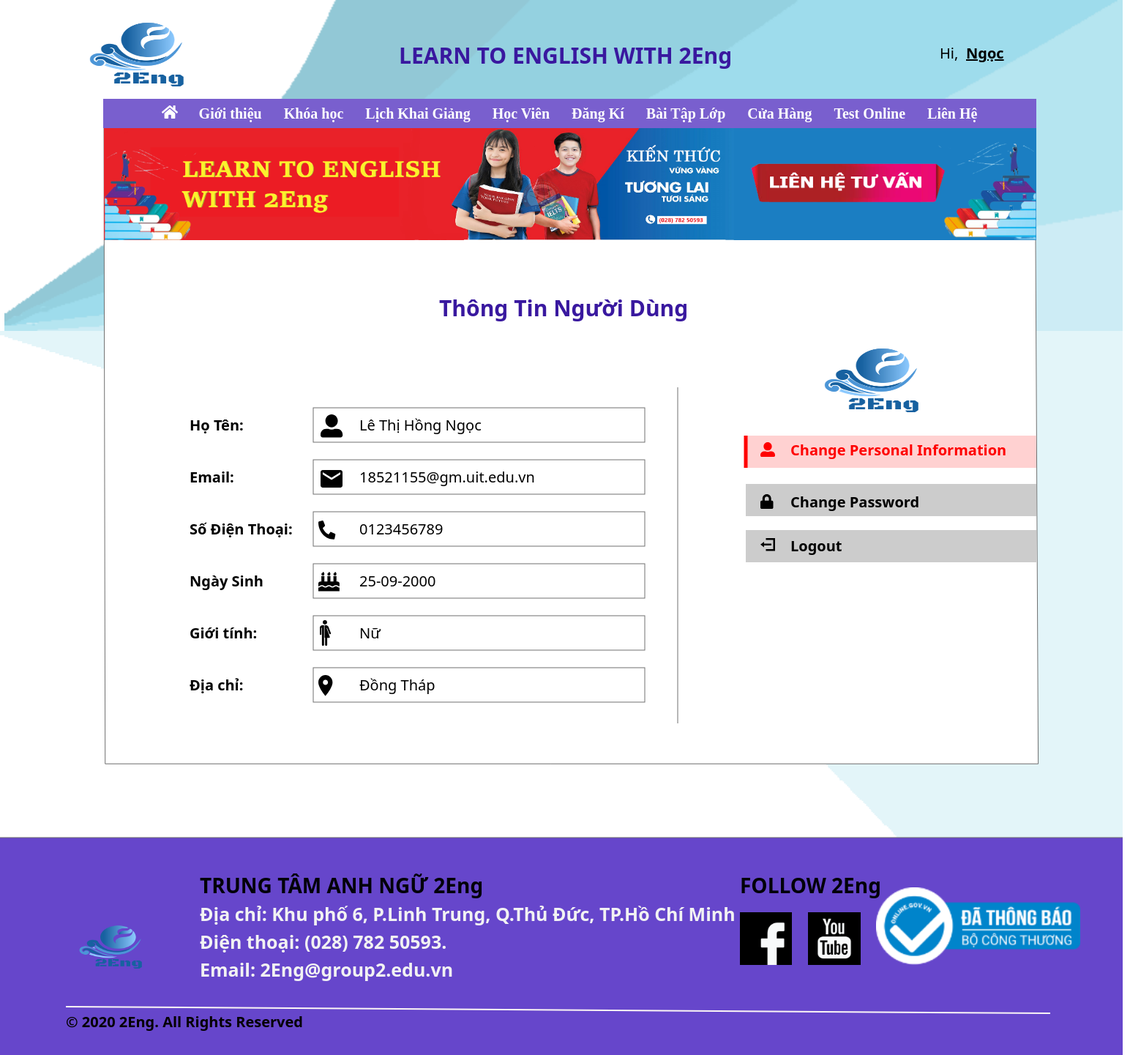
The page /infoUser/infoUser.php (signed in) on the database its author committed.
### tables this page shows
create table NguoiDung (UserID char(10), Password char(200), Firstname nvarchar(30), Lastname nvarchar(10), Email varchar(50), GioiTinh nvarchar(5), NgaySinh varchar(10), DiaChi nvarchar(100), SDT varchar(15), LoaiTK char(2), code char(6));

### include/config.php (called while the page is built, shortened)
<?php
$connect = 0;
function connect_db()
{
	global $connect;
	if($connect == 0){
		$connect = 1;
	}
}
function disconnect_db()
{
	global $connect;
	if ($connect == 1){
		$connect = 0;
    }
}
function session(){
	global $conn;
	$user_check = $_SESSION['UserID'];
	$ses_sql = mysqli_query($conn,"select UserID from NguoiDung where UserID = '$user_check' ") or die("Failed to query database");
	$row = mysqli_fetch_array($ses_sql);
	$login_session = $row['UserID'];
	return $login_session;
}
function get_NguoiDungWithUserID($UserID)
{
	global $conn;
	$UserID = $conn -> real_escape_string($UserID);
	$query = mysqli_query($conn, "select * from NguoiDung where UserID = '$UserID'") or die("Failed to query database");
	$row = mysqli_fetch_assoc($query);
	return $row;
}
function check_NguoiDung($UserID)
{
	global $conn;
	$UserID = $conn -> real_escape_string($UserID);
	$query = mysqli_query($conn, "select * from NguoiDung where UserID = '$UserID'") or die("Failed to query database");
	$row = mysqli_fetch_assoc($query);
	return $row;
}
?>

### infoUser/infoUser.php (the view, shortened to what this page needs)
<!DOCTYPE html>
<html>
<head>
<link rel="stylesheet" href="./css/infoUser.css">
</head>
<body>
<?php
	include("include/config.php");
	$user_login = session();
	$info_user = check_NguoiDung($user_login);
	$row = get_NguoiDungWithUserID($user_login);
?>
<div id="Web_1920__1">
	<img id="ID1" src="img/ID1.png">
	<svg class="Path_1" viewBox="-6.986 0 1276.626 871.325">
		<path id="Path_1" d="M -6.986007690429688 0 L 616.3311157226563 0 L 1265.245849609375 0 L 1269.639770507813 871.3246459960938 L 603.1038818359375 871.3246459960938 L -5.2960205078125 871.3246459960938 L -6.986007690429688 0 Z">
		</path>
	</svg>
	<div id="LEARN_TO_ENGLISH_WITH_2Eng">
		<span>LEARN TO ENGLISH WITH 2Eng</span>
	</div>
	<div id="Group_18">
		<svg class="Rectangle_14">
			<rect id="Rectangle_14" rx="0" ry="0" x="0" y="0" width="1802" height="299">
			</rect>
		</svg>
		<div id="TRUNG_TM_ANH_NG_2Eng_a_ch_Khu_">
			<span>TRUNG TÂM ANH NGỮ 2Eng</span><br><span style="font-size:25px;color:rgba(242,242,243,1);">Địa chỉ: Khu phố 6, P.Linh Trung, Q.Thủ Đức, TP.Hồ Chí Minh<br/>Điện thoại: (028) 782 50593.<br/>Email: 2Eng@group2.edu.vn</span>
		</div>
		<svg class="Line_16" viewBox="0 0 1345 9">
			<path id="Line_16" d="M 0 0 L 1345 9">
			</path>
		</svg>
		<div id="_2020_2Eng_All_Rights_Reserved">
			<span>© 2020 2Eng. All Rights Reserved</span>
		</div>
		<div id="Group_17">
			<div id="FOLLOW_2Eng__">
				<span>FOLLOW 2Eng<br/></span><br>
			</div>
			<img id="Image_1" src="img/Image_1.png">
			<img id="Image_2" src="img/Image_2.png">
		</div>
		<img id="logo-da-thong-bao-website-voi-" src="img/logo-da-thong-bao-website-voi-.png">
	</div>
	<img id="form-login-popup" src="img/form-login-popup.png">
	<img id="Image_4" src="img/Image_41.png">
	<img id="Image_4_x" src="img/Image_41.png">
	<div id="User_Profile">
		<span>Thông Tin Người Dùng</span>
	</div>
	<div id="Username">
		<span>Họ Tên:</span>
	</div>
	<svg class="Rectangle_15">
		<rect id="Rectangle_15" rx="0" ry="0" x="0" y="0" width="453" height="47">
		</rect>
	</svg>
	<div id="Email">
		<span>Email:</span>
	</div>
	<div id="Number_Phone">
		<span>Số Điện Thoại:</span>
	</div>
	<div id="Gii_tnh">
		<span>Giới tính:</span>
	</div>
	<div id="a_ch">
		<span>Địa chỉ:</span>
	</div>
	<div id="Ngy_Sinh">
		<span>Ngày Sinh</span>
	</div>
	<svg class="Rectangle_16">
		<rect id="Rectangle_16" rx="0" ry="0" x="0" y="0" width="453" height="47">
		</rect>
	</svg>
	<svg class="Rectangle_17">
		<rect id="Rectangle_17" rx="0" ry="0" x="0" y="0" width="453" height="47">
		</rect>
	</svg>
	<svg class="Rectangle_18">
		<rect id="Rectangle_18" rx="0" ry="0" x="0" y="0" width="453" height="47">
		</rect>
	</svg>
	<svg class="Rectangle_19">
		<rect id="Rectangle_19" rx="0" ry="0" x="0" y="0" width="453" height="47">
		</rect>
	</svg>
	<svg class="Rectangle_20">
		<rect id="Rectangle_20" rx="0" ry="0" x="0" y="0" width="453" height="47">
		</rect>
	</svg>
	<div id="Icon_map-unisex">
	</div>
	<div id="L_Th_Hng_Ngc">
		<?php $username = $row['Firstname']." ".$row['Lastname']; ?>
		<span><?php echo $username; ?></span>
	</div>
	<div id="KTX_khu_B_HQG_Tp_HCM">
		<span><?php echo $row['DiaChi']; ?></span>
	</div>
	<div id="N">
		<span><?php echo $row['GioiTinh']; ?></span>
	</div>
	<div id="ID25092000">
		<span><?php echo $row['NgaySinh']; ?></span>
	</div>
	<div id="ID0772888208">
		<span><?php echo $row['SDT']; ?></span>
	</div>
	<div id="ID18521155gmuiteduvn">
		<span><?php echo $row['Email']; ?></span>
	</div>
	<img id="Image_4_bq" src="img/Image_41.png">
	<svg class="Rectangle_21">
	<a href=<?php echo "changeInfo.php"; ?>><rect id="Rectangle_21" rx="0" ry="0" x="0" y="0" width="397" height="44">
		</rect></a>
	</svg>
	<svg class="Icon_awesome-user-alt_bs" viewBox="0 0 20 20">
	<a href=<?php echo "changeInfo.php"; ?>><path id="Icon_awesome-user-alt_bs" d="M 10 11.25 C 13.10546875 11.25 15.625 8.73046875 15.625 5.625 C 15.625 2.51953125 13.10546875 0 10 0 C 6.89453125 0 4.375 2.51953125 4.375 5.625 C 4.375 8.73046875 6.89453125 11.25 10 11.25 Z M 15 12.5 L 12.84765625 12.5 C 11.98046875 12.8984375 11.015625 13.125 10 13.125 C 8.984375 13.125 8.0234375 12.8984375 7.15234375 12.5 L 5 12.5 C 2.23828125 12.5 0 14.73828125 0 17.5 L 0 18.125 C 0 19.16015625 0.83984375 20 1.875 20 L 18.125 20 C 19.16015625 20 20 19.16015625 20 18.125 L 20 17.5 C 20 14.73828125 17.76171875 12.5 15 12.5 Z">
		</path></a>
	</svg>
	<div id="_Change_Personal_Information">
		<span><br/><a href=<?php echo "changeInfo.php"; ?> style="text-decoration: none; color:red">Change Personal Information</a></span>
	</div>
	<svg class="Line_18" viewBox="0 0 5 44">
		<path id="Line_18" d="M 0 0 L 0 44">
		</path>
	</svg>
	<svg class="Rectangle_22">
	<a href="resetPassword.php"><rect id="Rectangle_22" rx="0" ry="0" x="0" y="0" width="397" height="44">
		</rect></a>
	</svg>
	<div id="_Change_Password">
		<span><a href="resetPassword.php" style="text-decoration: none; color:black"><br/>Change Password</a></span>
	</div>
	<svg class="Rectangle_23">
	<a href="logout.php"><rect id="Rectangle_23" rx="0" ry="0" x="0" y="0" width="397" height="44">
		</rect></a>
	</svg>
	<svg class="Icon_open-account-logout" viewBox="0 0 20 17.5">
	<a href="logout.php"><path id="Icon_open-account-logout" d="M 7.5 0 L 7.5 2.5 L 17.5 2.5 L 17.5 15 L 7.5 15 L 7.5 17.5 L 20 17.5 L 20 0 L 7.5 0 Z M 5 5 L 0 8.75 L 5 12.5 L 5 10 L 15 10 L 15 7.5 L 5 7.5 L 5 5 Z">
		</path></a>
	</svg>
	<div id="_Logout">
		<span><a href="logout.php" style="text-decoration: none; color:black"><br/>Logout</a></span>
	</div>
</div>
		<?php if($user_login == "none_user") { ?>
	<div id="Group_14">
		<div id="Group_13">
			<svg class="Rectangle_7">
				<a href="login.php"><rect id="Rectangle_7" rx="19" ry="19" x="0" y="0" width="172" height="55"></rect></a>
			</svg>
			<div>
				<a id="ng_nhp" href="login.php" style="text-decoration: none;">Đăng nhập</a>
			</div>
		</div>
	</div>
	<?php }
	else { ?>
		<div id="Hi">
			<span>Hi,</span>
		</div>
		<div id="Ngc">
			<span style="cursor:pointer;" id="demo" onclick="myFunction()"><?php echo $info_user["Lastname"]; ?></span>
		</div>
	<?php } ?>
	<div id="menu">
		<ul>
			<li><a href="home.php">
				</a>
			</li>
			<li><a href="#">&#160;&#160;&#160;<b>Giới thiệu</b>&#160;&#160;</a>
			</li>
			<li><a href="./KhoaHoc/TrangKH.php">&#160;&#160;&#160;<b>Khóa học</b>&#160;&#160;</a>
			</li>
			<li><a href="./KhaiGiang/TrangKG.php">&#160;&#160;&#160;<b>Lịch Khai Giảng</b>&#160;&#160;</a>
			</li>
			<li><a href="#">&#160;&#160;&#160;<b>Học Viên</b>&#160;&#160;</a>
			</li>
			<li><a href="register.php">&#160;&#160;&#160;<b>Đăng Kí</b>&#160;&#160;</a></li>
			<li><a href="login_class.php">&#160;&#160;&#160;<b>Bài Tập Lớp</b>&#160;&#160;</a></li>
			<li><a href="./CuaHang/TrangCuaHang.php">&#160;&#160;&#160;<b>Cửa Hàng</b>&#160;&#160;</a></li>
			<li><a href="./TestOnline/test_toeic.php">&#160;&#160;&#160;<b>Test Online</b>&#160;&#160;</a></li>
			<li><a href="contact.php">&#160;&#160;&#160;<b>Liên Hệ</b>&#160;&#160;</a>
		</ul>
	</div>
</body>
</html>

### rows shown on the page
nguoidung: username "Lê Thị Hồng Ngọc", DiaChi "Đồng Tháp", GioiTinh "Nữ", NgaySinh "25-09-2000", SDT "0123456789", Email "18521155@gm.uit.edu.vn", Lastname "Ngọc"
